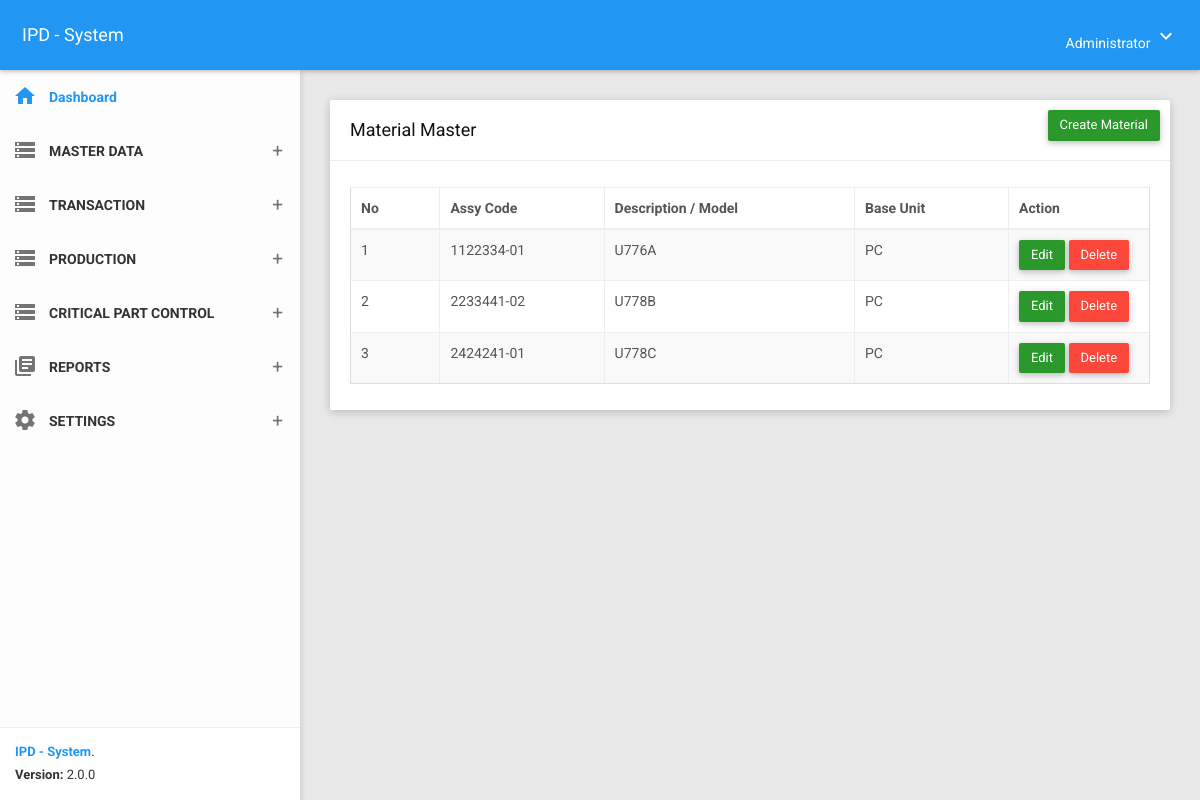
Screenshot of /material (signed in) with the database file from the repository.
### tables this page shows
CREATE TABLE `tblsetting` (
  `id` int NOT NULL,
  `company` varchar(100) NOT NULL,
  `address` text NOT NULL,
  `createdby` varchar(50) NOT NULL
);

CREATE TABLE `t_menugroups` (
  `menugroup` int NOT NULL,
  `description` varchar(50) NOT NULL,
  `_index` int DEFAULT NULL,
  `icon` varchar(200) DEFAULT NULL,
  `createdon` timestamp NOT NULL DEFAULT CURRENT_TIMESTAMP,
  `createdby` varchar(50) NOT NULL
);

CREATE TABLE `t_material` (
  `material` varchar(70) NOT NULL,
  `matdesc` varchar(100) DEFAULT NULL,
  `mattype` varchar(20) DEFAULT NULL,
  `matgroup` varchar(20) DEFAULT NULL,
  `partname` varchar(50) DEFAULT NULL,
  `partnumber` varchar(50) DEFAULT NULL,
  `color` varchar(50) DEFAULT NULL,
  `size` varchar(30) DEFAULT NULL,
  `matunit` varchar(15) DEFAULT NULL,
  `minstock` decimal(15,2) DEFAULT NULL,
  `orderunit` varchar(20) DEFAULT NULL,
  `stdprice` decimal(15,2) DEFAULT NULL,
  `stdpriceusd` decimal(15,4) DEFAULT '0.0000',
  `active` tinyint(1) DEFAULT NULL,
  `createdon` datetime DEFAULT NULL,
  `createdby` varchar(50) DEFAULT NULL
);

### app/core/Database.php (called while the page is built, shortened)
<?php
class Database{
	private $host = DB_HOST;
	private $user = DB_USER;
	private $pass = DB_PASS;
	private $dbnm = DB_NAME;
	private $dbh;
	private $stmt;
	public function __construct()
	{
		$dsn = 'mysql:host='. $this->host .';dbname='. $this->dbnm;
		$option = [
			PDO::ATTR_PERSISTENT => true,
			PDO::ATTR_ERRMODE => PDO::ERRMODE_EXCEPTION,
			PDO::ATTR_EMULATE_PREPARES => true
		];
		try{
			$this->dbh = new PDO($dsn,$this->user,$this->pass, $option);
		}catch(PDOException $e){
			die($e->getMessage());
		}
	}
	public function query($query)
	{
		$this->stmt = $this->dbh->prepare($query);
	}
	public function execute()
	{
		$this->stmt->execute();
	}
	public function resultSet()
	{
		$this->execute();
		return $this->stmt->fetchAll(PDO::FETCH_ASSOC);
	}
	public function single()
	{
		$this->execute();
		return $this->stmt->fetch(PDO::FETCH_ASSOC);
	}
}

### app/core/Controller.php (called while the page is built, shortened)
<?php
class Controller{
	public function view($view, $data = [])
	{
		require_once 'app/views/' . $view . '.php';
	}
	public function model($model)
	{
		return new $model;
	}
}

### app/models/Home_model.php (called while the page is built, shortened)
<?php
class Home_model{
	private $db;
	public function __construct()
	{
		$this->db = new Database;
	}
	public function checkUsermenu($menu, $activity){
		if( isset($_SESSION['usr']) ){
			$user = $_SESSION['usr']['user'];
			$this->db->query("SELECT * FROM v_user_role_avtivity WHERE route='$menu' and username='$user' and activity='$activity' and status = '1'");
			return $this->db->single();
		}
	}
}

### app/core/App.php (called while the page is built, shortened)
<?php
class App{
	protected $method = 'index';
	protected $params = [];
	public function __construct(){
		$this->controller = new $this->controller;
		call_user_func_array([$this->controller, $this->method], $this->params);
	}
}

### index.php (called while the page is built, shortened)
<?php
$app = new App;

### app/models/Material_model.php (called while the page is built, shortened)
<?php
class Material_model{
  private $db;
    public function __construct()
    {
		  $this->db = new Database;
    }
    public function getListBarang()
    {
      $this->db->query("SELECT * FROM t_material");
		  return $this->db->resultSet();
    }
}

### app/views/material/index.php (the view, shortened to what this page needs)
<section class="content">
    <div class="container-fluid">
        <div class="row clearfix">
            <div class="col-lg-12 col-md-12 col-sm-12 col-xs-12">
                <div class="card">
                    <div class="header">
                        <h2>
                            <?= $data['menu']; ?>
                        </h2>
                        <ul class="header-dropdown m-r--5">
			<a href="<?= BASEURL; ?>/material/create" class="btn btn-success waves-effect pull-right">Create Material</a>
			</ul>
                    </div>
                    <div class="body">
                        <div class="table-responsive">
                            <table class="table table-bordered table-striped table-hover js-basic-example dataTable">
                                <thead>
                                    <tr>
                                        <th>No</th>
                                        <th>Assy Code</th>
                                        <th>Description / Model</th>
                                        <th>Base Unit</th>
                                        <th style="width:100px;">Action</th>
                                    </tr>
                                </thead>
                                <tbody>
                                    <?php $no = 0; ?>
                                    <?php foreach($data['material'] as $barang) : ?>
                                        <?php $no++; ?>
                                        <tr>
                                            <td><?= $no; ?></td>
                                            <td><?= $barang['material']; ?></td>
                                            <td><?= $barang['matdesc']; ?></td>
                                            <td><?= $barang['matunit']; ?></td>
                                            <td>
                                                <a href="<?= BASEURL; ?>/material/edit/data?material=<?= $barang['material']; ?>" type="button" class="btn btn-success">Edit</a>
                                                <a href="<?= BASEURL; ?>/material/delete/data?material=<?= $barang['material']; ?>" type="button" class="btn btn-danger">Delete</a>
                                            </td>
                                        </tr>
                                    <?php endforeach; ?>
                                </tbody>
                            </table>
                        </div>
                    </div>
                </div>
            </div>
        </div>
    </div>
</section>

### app/controllers/material.php (shortened to what this page needs)
<?php
class Material extends Controller {
    public function index(){
        $check = $this->model('Home_model')->checkUsermenu('material','Read');
        if ($check){
            $data['title'] = 'Material Master';
            $data['menu']  = 'Material Master';
            $data['material'] = $this->model('Material_model')->getListBarang();
            $this->view('templates/header_a', $data);
            $this->view('material/index', $data);
            $this->view('templates/footer_a');
        }else{
            $this->view('templates/401');
        }
    }
}

### app/views/templates/header_a.php (shortened to what this page needs)
<?php
    $dsn = "mysql:host=".DB_HOST.";dbname=".DB_NAME."";
    $pdo = new PDO($dsn, DB_USER, DB_PASS);
    $user = $_SESSION['usr']['user'];
    $query1 = $pdo->query("SELECT distinct * FROM v_user_menugroup WHERE username='$user' order by _index asc");
    $query3 = $pdo->query("SELECT * FROM tblsetting where id = '1'");
    $menuGroups = $query1->fetchAll();
    $setting    = $query3->fetch();
?>
<!DOCTYPE html>
<html>
<head>
    <link href="<?= BASEURL; ?>/plugins/bootstrap/css/bootstrap.css" rel="stylesheet">
    <link href="<?= BASEURL; ?>/plugins/node-waves/waves.css" rel="stylesheet" />
    <link href="<?= BASEURL; ?>/plugins/animate-css/animate.css" rel="stylesheet" />
    <link href="<?= BASEURL; ?>/plugins/jquery-datatable/skin/bootstrap/css/dataTables.bootstrap.css" rel="stylesheet">
    <link href="<?= BASEURL; ?>/plugins/sweetalert/sweetalert.css" rel="stylesheet" />
    <link href="<?= BASEURL; ?>/plugins/bootstrap-select/css/bootstrap-select.css" rel="stylesheet" />
    <link href="<?= BASEURL; ?>/css/style.css" rel="stylesheet">
    <link href="<?= BASEURL; ?>/css/themes/all-themes.css" rel="stylesheet" />
    <link href="<?= BASEURL; ?>/assets/select2/select2.min.css" rel="stylesheet" />
    <link href="<?= BASEURL; ?>/css/ui-autocomplete.css" rel="stylesheet">
    <link href="<?= BASEURL; ?>/plugins/multi-select/css/multi-select.css" rel="stylesheet">
</head>
<body class="theme-blue">
    <nav class="navbar">
        <div class="container-fluid">
            <div class="navbar-header">
                <a class="navbar-brand" href="<?= BASEURL; ?>"><?= $setting['company']; ?></a>
            </div>
            <div class="collapse navbar-collapse" id="navbar-collapse">
                <ul class="nav navbar-nav navbar-right">
                    <li class="dropdown">
                        <a href="javascript:void(0);" class="dropdown-toggle" data-toggle="dropdown" role="button">
                            <span><?= $_SESSION['usr']['name']; ?></span>
                            <i class="material-icons">keyboard_arrow_down</i>
                        </a>
                    </li>
                </ul>
            </div>
        </div>
    </nav>
    <section>
        <aside id="leftsidebar" class="sidebar">
            <div class="menu">
                <ul class="list">
                    <li class="active">
                        <a href="<?= BASEURL; ?>">
                            <i class="material-icons">home</i>
                            <span>Dashboard </span>
                        </a>
                    </li>
                    <?php foreach($menuGroups as $menugroup) : ?>
                        <li>
                            <a href="javascript:void(0);" class="menu-toggle">
                                <i class="material-icons"><?= $menugroup['icon']; ?></i>
                                <span><?= $menugroup['description']; ?></span>
                            </a>
                        </li>
                    <?php endforeach; ?>
                </ul>
            </div>
            <div class="legal">
                <div class="copyright">
                    <a href="javascript:void(0);">IPD - System</a>.
                </div>
                <div class="version">
                    <b>Version: </b> 2.0.0
                </div>
            </div>
        </aside>
    </section>

### app/views/templates/footer_a.php (shortened to what this page needs)
</body>
</html>

### css/themes/all-themes.css (style rules this page uses)
.theme-blue .navbar { background-color: #2196F3; }
.theme-blue .navbar-brand { color: #fff; }
.theme-blue .nav > li > a { color: #fff; }
.theme-blue .sidebar .menu .list li.active { background-color: transparent; }
.theme-blue .sidebar .menu .list li.active > :first-child i, .theme-blue .sidebar .menu .list li.active > :first-child span { color: #2196F3; }
.theme-blue .sidebar .legal { background-color: #fff; }
.theme-blue .sidebar .legal .copyright a { color: #2196F3 !important; }

### rows the page displays
tblsetting: company "IPD - System"
t_menugroups: description "MASTER DATA"
t_menugroups: description "TRANSACTION"
t_menugroups: description "PRODUCTION"
t_menugroups: description "CRITICAL PART CONTROL"
t_menugroups: description "REPORTS"
t_menugroups: description "SETTINGS"
t_material: material "1122334-01", matdesc "U776A", matunit "PC"
t_material: material "2233441-02", matdesc "U778B", matunit "PC"
t_material: material "2424241-01", matdesc "U778C", matunit "PC"

### other values shown
$_SESSION['usr']['name'] "Administrator"
$data['menu'] "Material Master"
